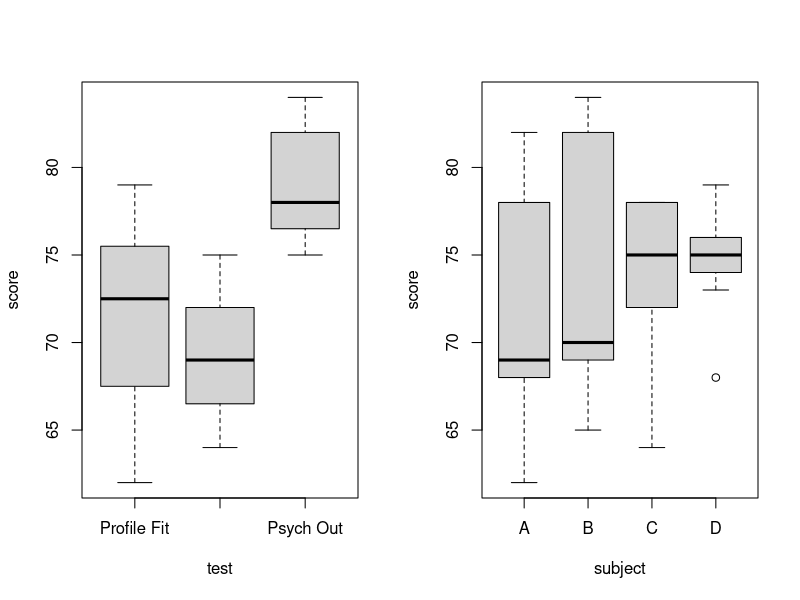

This figure's R source:
## ---- chunk 1
estate <- read.table("Real-Estate.txt", header = T)

t.test(estate$Price) # we can get the conf interval 
## ---- chunk 2
# we can change the conf.int of the t.test 
t.test(estate$Price, conf.level = 0.98) # we can get the conf interval 
## ---- chunk 3
prop.test(71, 105, conf <- 0.90)
## ---- chunk 4
PPG <- estate$Price[estate$Pool == 1 & estate$Garage == 1]
t.test(PPG, mu = 200)
## ---- chunk 5
home_with_pool <- estate$Price[estate$Pool == 1]
home_without_pool <- estate$Price[estate$Pool == 0]
home_with_pool_less <- home_with_pool[home_with_pool < home_without_pool]
home_with_pool_less <- na.omit(home_with_pool_less)
binom.test(length(home_with_pool_less),length(home_with_pool))
alpha <- .02
z.half.alpha = qnorm(1 - alpha/2) 
c(-z.half.alpha, z.half.alpha) 
## ---- chunk 6
home_less_median <- estate$Price[estate$Price < median(estate$Price)]
home_large_median <- estate$Price[estate$Price >= median(estate$Price)]
var.test(home_less_median, home_large_median)$p.value
## ---- chunk 7
treatment1 <- c(9, 7,11,9,12,10)
treatment2 <- c(13,20,14,13)
treatment3 <- c(10,9,15,14,15)

mean_total <- (sum(treatment1) + sum(treatment2) + sum(treatment3)) / (length(treatment1) + length(treatment2) + length(treatment3))

SST <- sum(sum((treatment1 - mean_total)^2) + sum((treatment2 - mean_total)^2) + sum((treatment3 - mean_total)^2))

SSW_treatment1 <- sum((treatment1 - mean(treatment1))^2)

SSW_treatment2 <- sum((treatment2 - mean(treatment2))^2)

SSW_treatment3 <- sum((treatment3 - mean(treatment3))^2)

SSW_total <- SSW_treatment1 + SSW_treatment2 + SSW_treatment3

SSG <- length(treatment1) * (mean(treatment1) - mean_total)^2 + length(treatment2) * (mean(treatment2) - mean_total)^2 + length(treatment3) * (mean(treatment3) - mean_total)^2

paste("SSW = ", SSW_total, "SSG = ", SSG, "SST = ", SST)
## ---- chunk 8
df_total <- 14
df_within <- 12
df_between <- 2 

MSG <- SSG / df_between 
MSW <- SSW_total / df_within

F_value <- MSG / MSW 


paste("df of SSG = ", df_between, "df of SSW", df_within, "df of total", df_total, "MSG = ", MSG, " MSW = ", MSW, "F = ", F_value )
## ---- chunk 9
treatment <- c(9, 7, 11, 9, 12, 10, 13, 20, 14, 13, 10, 9, 15, 14, 15)
treatment1 <- c(9, 7, 11, 9, 12, 10)
treatment2 <- c(13, 20, 14, 13)
treatment3 <- c(10, 9, 15, 14, 15)

na <- length(treatment1)
nb <- length(treatment2)
nc <- length(treatment3)
type.treatment <- c(rep("1",na),rep("2",nb),rep("3",nc))
treatment.data <- data.frame(treatment, type.treatment)
oneway.test(treatment~type.treatment, data = treatment.data, var.equal = T)
## ---- chunk 10
psych_test <- data.frame(score<-c(65,68,62,69,71,67,75,75,78,74,79,76,72,69,69,70, 69, 65,64 ,72, 65,68,73,75,78, 82, 80,83, 82, 84,78, 78, 75,76, 77, 75), test <- gl(3, 12, 36, labels = c("Profile Fit", "Mindbender", "Psych Out")), subject <- gl(4, 3, 36, labels = c("A", "B", "C", "D"))) 

op <- par(mfrow = c(1, 2))
plot(score ~ test + subject, data = psych_test) 
bartlett.test(score ~ test, data = psych_test) ## ## Bartlett test of homogeneity of variances ## ## data: time by toxicant 

bartlett.test(score ~ subject, data = psych_test) 
rats.aov <- aov(score ~ test * subject, data = psych_test) 
summary(rats.aov)
## ---- chunk 11
real.Estate <- read.table("Real-Estate.txt", header = T)
names(real.Estate)

attach(real.Estate)
pri.dis.size.gar <- pri.dis.size.gar <- lm(Price ~ Distance + Size + Garage, data = real.Estate)
summary(pri.dis.size.gar)
## ---- chunk 12
attach(real.Estate)
part.a <- cbind.data.frame(Price, Distance, Size, Garage)
cof <- cov(part.a)
detach(real.Estate)
print(cof)
## ---- chunk 13
cor.test(x = real.Estate$Bedrooms, y = real.Estate$Price)
## ---- chunk 14
library(psych)
res2 <- corr.test(part.a)
res2$r
res2$ci.adj
